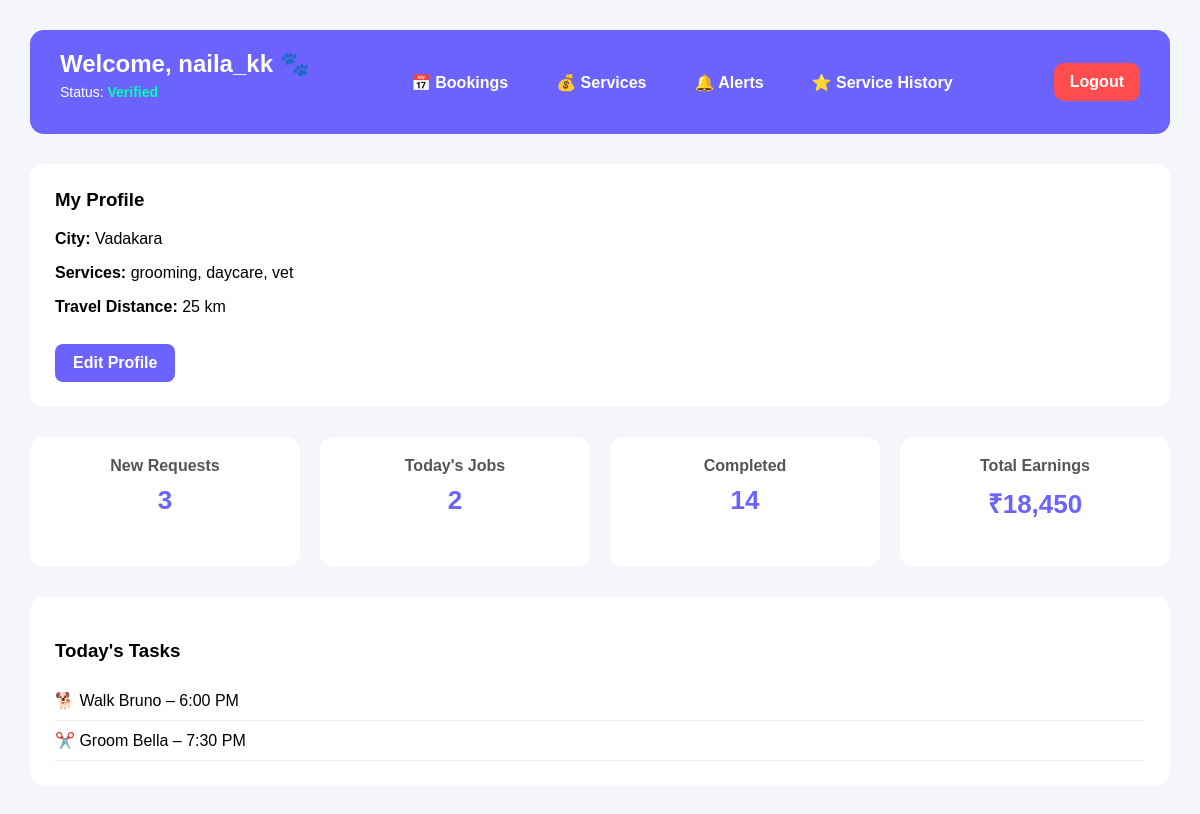
The app's page /provider_home/ (signed in) with its own data.
### PetCare/models.py (models this page shows, shortened)
class ServiceProvider(models.Model):
    PROVIDER_TYPE = (
        ('individual', 'Individual'),
        ('organization', 'Organization / Company'),
    )
    ID_TYPE = (
        ('aadhaar', 'Aadhaar'),
        ('pan', 'PAN'),
        ('passport', 'Passport'),
    )
    user = models.OneToOneField(Profile, on_delete=models.CASCADE)
    full_name = models.CharField(max_length=100,null=True,blank=True)
    phone_number = models.CharField(max_length=15,null=True,blank=True)
    provider_type = models.CharField(max_length=20, choices=PROVIDER_TYPE,null=True,blank=True)
    bio = models.TextField(null=True,blank=True)
    city = models.CharField(max_length=50,null=True,blank=True)
    address = models.TextField(null=True,blank=True)
    pincode = models.CharField(max_length=10,null=True,blank=True)
    latitude = models.CharField(max_length=50,null=True,blank=True)
    longitude = models.CharField(max_length=50,null=True,blank=True)
    travel_distance = models.PositiveIntegerField(null=True,blank=True)
    services = models.JSONField(null=True,blank=True)  # store selected services
    id_type = models.CharField(max_length=20, choices=ID_TYPE,null=True,blank=True)
    id_number = models.CharField(max_length=50,unique=True,null=True,blank=True,help_text="Government ID number")
    id_proof = models.FileField(upload_to='providers/id/',null=True,blank=True)
    grooming_certificate = models.FileField(upload_to='providers/certificates/',null=True,blank=True)
    vet_license = models.FileField(upload_to='providers/certificates/',null=True,blank=True)
    training_certificate = models.FileField(upload_to='providers/certificates/',null=True,blank=True)
    organization_registration = models.FileField(upload_to='providers/certificates/',null=True,blank=True)
    is_verified = models.BooleanField(default=False)

### PetCare/views.py (the view)
# urls.py: path('provider_home/',views.provider_home,name='provider_home'),
def provider_home(request):
    provider = request.user.profile.serviceprovider
    return render(request,'provider/provider_home.html',{'provider':provider})

### PetCare/templates/provider/provider_home.html (shortened to what this page needs)
{% load static %}
<!DOCTYPE html>
<html lang="en">
<head>
    <link rel="stylesheet" href="{% static 'css/provider/provider_home.css' %}">
</head>
<body>
<div class="dashboard">
    <div class="dashboard-header">
        <div class="header-left">
            <h2>Welcome, {{ request.user.username }} 🐾</h2>
            <p class="status">
                Status: <span class="verified">Verified</span>
            </p>
        </div>
        <div class="quick-actions">
            <a href="{% url 'bookings' provider.id %}" class="nav-link">📅 Bookings</a>
            <a href="{% url 'services' provider.id %}" class="nav-link">💰 Services</a>
            <a href="#" class="nav-link">🔔 Alerts</a>
            <a href="#" class="nav-link">⭐ Service History</a>
        </div>
        <a href="{% url 'goback' %}" class="logout-btn">Logout</a>
    </div>
    <div class="profile-card">
        <h3>My Profile</h3>
        <p><strong>City:</strong> {{ provider.city }}</p>
        <p><strong>Services:</strong> {{ provider.services|join:", " }}</p>
        <p><strong>Travel Distance:</strong> {{ provider.travel_distance }} km</p>
        <a href="{% url 'edit_provider_profile' provider.id %}" class="btn">
            Edit Profile
        </a>
    </div>
    <div class="stats-grid">
        <div class="stat-card">
            <h4>New Requests</h4>
            <p>3</p>
        </div>
        <div class="stat-card">
            <h4>Today's Jobs</h4>
            <p>2</p>
        </div>
        <div class="stat-card">
            <h4>Completed</h4>
            <p>14</p>
        </div>
        <div class="stat-card">
            <h4>Total Earnings</h4>
            <p>₹18,450</p>
        </div>
    </div>
    <div class="section">
        <h3>Today's Tasks</h3>
        <ul class="task-list">
            <li>🐕 Walk Bruno – 6:00 PM</li>
            <li>✂️ Groom Bella – 7:30 PM</li>
        </ul>
    </div>
</div>
</body>
</html>

### PetCare/static/css/provider/provider_home.css (style rules this page uses)
body { margin: 0; padding: 0; font-family: Arial, sans-serif; background: #f4f6fb; }
.dashboard { max-width: 1200px; margin: auto; padding: 30px; }
.dashboard-header { display: flex; justify-content: space-between; align-items: center; background: #6c63ff; color: white; padding: 20px 30px; border-radius: 14px; margin-bottom: 30px; }
.header-left h2 { margin: 0; }
.status { margin-top: 6px; font-size: 14px; }
.verified { color: #00ffae; font-weight: bold; }
.quick-actions { display: flex; gap: 20px; }
.nav-link { color: white; text-decoration: none; font-weight: 600; padding: 8px 14px; border-radius: 8px; transition: background 0.3s; }
.logout-btn { background: #ff4d4d; padding: 10px 16px; border-radius: 10px; color: white; text-decoration: none; font-weight: bold; }
.profile-card { background: white; padding: 25px; border-radius: 14px; margin-bottom: 30px; }
.profile-card h3 { margin-top: 0; }
.btn { display: inline-block; margin-top: 12px; background: #6c63ff; color: white; padding: 10px 18px; border-radius: 8px; text-decoration: none; font-weight: bold; }
.stats-grid { display: grid; grid-template-columns: repeat(auto-fit, minmax(200px, 1fr)); gap: 20px; margin-bottom: 30px; }
.stat-card { background: white; padding: 20px; border-radius: 14px; text-align: center; }
.stat-card h4 { margin: 0; color: #555; }
.stat-card p { font-size: 26px; font-weight: bold; margin-top: 10px; color: #6c63ff; }
.section { background: white; padding: 25px; border-radius: 14px; }
.task-list { list-style: none; padding: 0; margin: 0; }
.task-list li { padding: 10px 0; border-bottom: 1px solid #eee; }

### records on screen
ServiceProvider: city "Vadakara", services "grooming, daycare, vet", travel_distance "25"

### other values on screen
{{ request.user.username }} "naila_kk"
